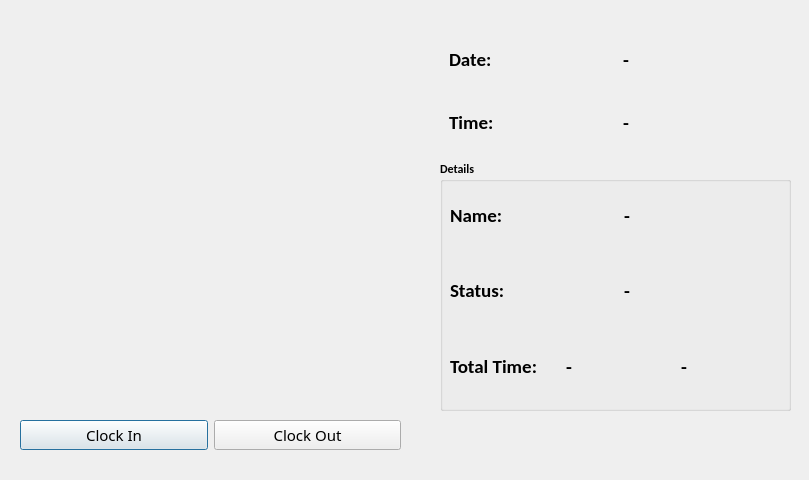
<?xml version="1.0" encoding="UTF-8"?>
<ui version="4.0">
 <class>OutputDialog</class>
 <widget class="QDialog" name="OutputDialog">
  <property name="geometry">
   <rect>
    <x>0</x>
    <y>0</y>
    <width>809</width>
    <height>480</height>
   </rect>
  </property>
  <property name="minimumSize">
   <size>
    <width>0</width>
    <height>0</height>
   </size>
  </property>
  <property name="maximumSize">
   <size>
    <width>1920</width>
    <height>1080</height>
   </size>
  </property>
  <property name="font">
   <font>
    <family>Calibri</family>
    <weight>75</weight>
    <bold>true</bold>
   </font>
  </property>
  <property name="windowTitle">
   <string>Facial Recognition App</string>
  </property>
  <property name="windowIcon">
   <iconset resource="resource.qrc">
    <normaloff>:/icon/icon.png</normaloff>:/icon/icon.png</iconset>
  </property>
  <widget class="QLabel" name="imgLabel">
   <property name="geometry">
    <rect>
     <x>20</x>
     <y>50</y>
     <width>381</width>
     <height>331</height>
    </rect>
   </property>
   <property name="minimumSize">
    <size>
     <width>320</width>
     <height>280</height>
    </size>
   </property>
   <property name="maximumSize">
    <size>
     <width>640</width>
     <height>480</height>
    </size>
   </property>
   <property name="text">
    <string/>
   </property>
  </widget>
  <widget class="QWidget" name="horizontalLayoutWidget">
   <property name="geometry">
    <rect>
     <x>20</x>
     <y>410</y>
     <width>381</width>
     <height>51</height>
    </rect>
   </property>
   <layout class="QHBoxLayout" name="horizontalLayout">
    <item>
     <widget class="QPushButton" name="ClockInButton">
      <property name="font">
       <font>
        <family>Rockwell Condensed</family>
        <pointsize>11</pointsize>
        <weight>50</weight>
        <bold>false</bold>
       </font>
      </property>
      <property name="autoFillBackground">
       <bool>true</bool>
      </property>
      <property name="text">
       <string>Clock In</string>
      </property>
      <property name="checkable">
       <bool>true</bool>
      </property>
     </widget>
    </item>
    <item>
     <widget class="QPushButton" name="ClockOutButton">
      <property name="font">
       <font>
        <family>Rockwell Condensed</family>
        <pointsize>11</pointsize>
        <weight>50</weight>
        <bold>false</bold>
       </font>
      </property>
      <property name="autoFillBackground">
       <bool>true</bool>
      </property>
      <property name="text">
       <string>Clock Out</string>
      </property>
      <property name="checkable">
       <bool>true</bool>
      </property>
     </widget>
    </item>
   </layout>
  </widget>
  <widget class="QWidget" name="gridLayoutWidget">
   <property name="geometry">
    <rect>
     <x>449</x>
     <y>30</y>
     <width>341</width>
     <height>121</height>
    </rect>
   </property>
   <layout class="QGridLayout" name="gridLayout">
    <item row="0" column="0">
     <layout class="QHBoxLayout" name="horizontalLayout_3">
      <item>
       <widget class="QLabel" name="Date">
        <property name="font">
         <font>
          <family>Calibri</family>
          <pointsize>14</pointsize>
          <weight>75</weight>
          <bold>true</bold>
         </font>
        </property>
        <property name="text">
         <string>Date:</string>
        </property>
       </widget>
      </item>
      <item>
       <widget class="QLabel" name="Date_Label">
        <property name="font">
         <font>
          <family>Calibri</family>
          <pointsize>14</pointsize>
          <weight>75</weight>
          <bold>true</bold>
         </font>
        </property>
        <property name="text">
         <string>-</string>
        </property>
       </widget>
      </item>
     </layout>
    </item>
    <item row="1" column="0">
     <layout class="QHBoxLayout" name="horizontalLayout_2">
      <item>
       <widget class="QLabel" name="Time">
        <property name="font">
         <font>
          <family>Calibri</family>
          <pointsize>14</pointsize>
          <weight>75</weight>
          <bold>true</bold>
         </font>
        </property>
        <property name="text">
         <string>Time:</string>
        </property>
       </widget>
      </item>
      <item>
       <widget class="QLabel" name="Time_Label">
        <property name="font">
         <font>
          <family>Calibri</family>
          <pointsize>14</pointsize>
          <weight>75</weight>
          <bold>true</bold>
         </font>
        </property>
        <property name="text">
         <string>-</string>
        </property>
       </widget>
      </item>
     </layout>
    </item>
   </layout>
  </widget>
  <widget class="QGroupBox" name="groupBox">
   <property name="geometry">
    <rect>
     <x>440</x>
     <y>160</y>
     <width>351</width>
     <height>251</height>
    </rect>
   </property>
   <property name="title">
    <string>Details</string>
   </property>
   <widget class="QWidget" name="gridLayoutWidget_2">
    <property name="geometry">
     <rect>
      <x>10</x>
      <y>20</y>
      <width>341</width>
      <height>221</height>
     </rect>
    </property>
    <layout class="QGridLayout" name="gridLayout_2">
     <item row="0" column="0">
      <layout class="QHBoxLayout" name="horizontalLayout_4">
       <item>
        <widget class="QLabel" name="Name">
         <property name="font">
          <font>
           <family>Calibri</family>
           <pointsize>14</pointsize>
           <weight>75</weight>
           <bold>true</bold>
          </font>
         </property>
         <property name="text">
          <string>Name:</string>
         </property>
        </widget>
       </item>
       <item>
        <widget class="QLabel" name="NameLabel">
         <property name="font">
          <font>
           <family>Calibri</family>
           <pointsize>14</pointsize>
           <weight>75</weight>
           <bold>true</bold>
          </font>
         </property>
         <property name="text">
          <string>-</string>
         </property>
        </widget>
       </item>
      </layout>
     </item>
     <item row="1" column="0">
      <layout class="QHBoxLayout" name="horizontalLayout_5">
       <item>
        <widget class="QLabel" name="Status">
         <property name="font">
          <font>
           <family>Calibri</family>
           <pointsize>14</pointsize>
           <weight>75</weight>
           <bold>true</bold>
          </font>
         </property>
         <property name="text">
          <string>Status:</string>
         </property>
        </widget>
       </item>
       <item>
        <widget class="QLabel" name="StatusLabel">
         <property name="font">
          <font>
           <family>Calibri</family>
           <pointsize>14</pointsize>
           <weight>75</weight>
           <bold>true</bold>
          </font>
         </property>
         <property name="text">
          <string>-</string>
         </property>
        </widget>
       </item>
      </layout>
     </item>
     <item row="2" column="0">
      <layout class="QHBoxLayout" name="horizontalLayout_6">
       <item>
        <widget class="QLabel" name="ElapseList">
         <property name="font">
          <font>
           <family>Calibri</family>
           <pointsize>14</pointsize>
           <weight>75</weight>
           <bold>true</bold>
          </font>
         </property>
         <property name="text">
          <string>Total Time:</string>
         </property>
        </widget>
       </item>
       <item>
        <widget class="QLabel" name="HourLabel">
         <property name="font">
          <font>
           <family>Calibri</family>
           <pointsize>14</pointsize>
           <weight>75</weight>
           <bold>true</bold>
          </font>
         </property>
         <property name="text">
          <string>-</string>
         </property>
        </widget>
       </item>
       <item>
        <widget class="QLabel" name="MinLabel">
         <property name="font">
          <font>
           <family>Calibri</family>
           <pointsize>14</pointsize>
           <weight>75</weight>
           <bold>true</bold>
          </font>
         </property>
         <property name="text">
          <string>-</string>
         </property>
        </widget>
       </item>
      </layout>
     </item>
    </layout>
   </widget>
  </widget>
 </widget>
 <resources>
  <include location="resource.qrc"/>
 </resources>
 <connections/>
</ui>
